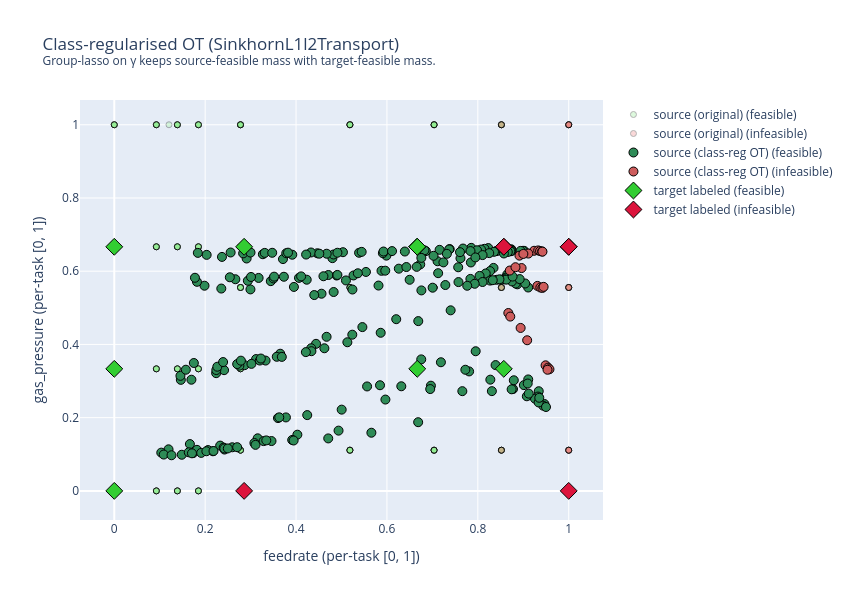

The notebook cell this image was saved under:
### Markdown cell above
---

## Step 6 — Mitigating negative transfer

Vanilla Sinkhorn dropped accuracy because (1) the OT plan is class-blind and (2) barycentric projection
collapses 268 source points onto only 15 target centroids. Two principled fixes:

- **(a) Class-regularised OT — `SinkhornL1l2Transport`.** Adds a group-lasso penalty on γ that
  suppresses couplings crossing the feasibility boundary. Uses `ys` and `yt_labeled` as side info
  (so it's *semi-supervised* rather than fully unsupervised in the labels).
- **(c) `MappingTransport`.** Instead of `Xs_transported = γ @ Xt_lab` (a γ-weighted average), it
  fits a smooth mapping `f: source → target` (Gaussian kernel). The transported source spreads
  across target space rather than collapsing onto centroids, *and* `f` generalises to unseen source
  points — useful when you actually want to deploy the transport later.

### Code cell
# (a) Class-regularised OT — group-lasso penalty on γ that suppresses
# couplings crossing class boundaries. Needs source labels (`ys`) and the
# small target labelled set (`yt_labeled`) so it knows which class each point
# belongs to. `reg_e` is the entropic term; `reg_cl` is the class penalty.
from ot.da import SinkhornL1l2Transport

ot_l1l2 = SinkhornL1l2Transport(reg_e=0.05, reg_cl=1.0, max_iter=20)
ot_l1l2.fit(Xs=Xs, ys=ys, Xt=Xt_lab, yt=yt_labeled)
Xs_l1l2 = ot_l1l2.transform(Xs=Xs)

fig = go.Figure()
for tr in scatter_xy(Xs,      ys,         "source (original)",     "circle",  "lightgreen", "lightcoral", size=6):
    tr.marker.opacity = 0.3
    fig.add_trace(tr)
for tr in scatter_xy(Xs_l1l2, ys,         "source (class-reg OT)", "circle",  "seagreen",   "indianred",  size=9):
    fig.add_trace(tr)
for tr in scatter_xy(Xt_lab,  yt_labeled, "target labeled",        "diamond", "limegreen",  "crimson",    size=13):
    fig.add_trace(tr)

fig.update_layout(
    title="Class-regularised OT (SinkhornL1l2Transport)<br>"
          "<sup>Group-lasso on γ keeps source-feasible mass with target-feasible mass.</sup>",
    xaxis_title=f"{FEATURE_COLS[0]} (per-task [0, 1])",
    yaxis_title=f"{FEATURE_COLS[1]} (per-task [0, 1])",
    width=850, height=600,
)
fig.show()

### Figure 1 — Plotly figure (JSON) as saved in the notebook; plotly's stock layout.template omitted (floating-point values rounded to 4 significant figures; data arrays with more than 128 entries replaced by an {"elided": "..."} marker saying what was removed)
{"data": [{"marker": {"color": "lightgreen", "line": {"color": "black", "width": 1}, "opacity": 0.3, "size": 6, "symbol": "circle"}, "mode": "markers", "name": "source (original) (feasible)", "type": "scatter", "x": {"elided": "245 float values"}, "y": {"elided": "245 float values"}}, {"marker": {"color": "lightcoral", "line": {"color": "black", "width": 1}, "opacity": 0.3, "size": 6, "symbol": "circle"}, "mode": "markers", "name": "source (original) (infeasible)", "type": "scatter", "x": [0.8519, 0.8519, 0.8519, 0.8519, 0.8519, 0.8519, 1.0, 1.0, 1.0, 1.0, 1.0, 1.0, 1.0, 1.0, 1.0, 1.0, 1.0, 1.0, 1.0, 1.0, 1.0, 1.0, 1.0], "y": [0.1111, 0.1111, 0.5556, 0.5556, 1.0, 1.0, 0.1111, 0.1111, 0.1111, 0.1111, 0.1111, 0.1111, 0.5556, 0.5556, 0.5556, 0.5556, 0.5556, 1.0, 1.0, 1.0, 1.0, 1.0, 1.0]}, {"marker": {"color": "seagreen", "line": {"color": "black", "width": 1}, "size": 9, "symbol": "circle"}, "mode": "markers", "name": "source (class-reg OT) (feasible)", "type": "scatter", "x": {"elided": "245 float values"}, "y": {"elided": "245 float values"}}, {"marker": {"color": "indianred", "line": {"color": "black", "width": 1}, "size": 9, "symbol": "circle"}, "mode": "markers", "name": "source (class-reg OT) (infeasible)", "type": "scatter", "x": [0.949, 0.8671, 0.9311, 0.8703, 0.9238, 0.8916, 0.9545, 0.9576, 0.9533, 0.9086, 0.8942, 0.8714, 0.9375, 0.942, 0.9447, 0.8963, 0.8828, 0.9328, 0.9369, 0.9415, 0.9422, 0.9111, 0.9002], "y": [0.3429, 0.4858, 0.5598, 0.6018, 0.6558, 0.6425, 0.3366, 0.3322, 0.3309, 0.4114, 0.445, 0.4761, 0.5554, 0.5543, 0.5572, 0.6086, 0.6109, 0.6568, 0.655, 0.6539, 0.6534, 0.6482, 0.6472]}, {"marker": {"color": "limegreen", "line": {"color": "black", "width": 1}, "size": 13, "symbol": "diamond"}, "mode": "markers", "name": "target labeled (feasible)", "type": "scatter", "x": [0.6667, 0.8571, 1.0, 0.8571, 0.6667, 0.2857, 0.0, 0.6667, 0.6667, 0.0, 0.0], "y": [0.6667, 0.3333, 0.6667, 0.6667, 0.3333, 0.6667, 0.3333, 0.6667, 0.6667, 0.0, 0.6667]}, {"marker": {"color": "crimson", "line": {"color": "black", "width": 1}, "size": 13, "symbol": "diamond"}, "mode": "markers", "name": "target labeled (infeasible)", "type": "scatter", "x": [1.0, 0.8571, 1.0, 0.2857], "y": [0.0, 0.6667, 0.6667, 0.0]}], "layout": {"height": 600, "title": {"text": "Class-regularised OT (SinkhornL1l2Transport)<br><sup>Group-lasso on γ keeps source-feasible mass with target-feasible mass.</sup>"}, "width": 850, "xaxis": {"title": {"text": "feedrate (per-task [0, 1])"}}, "yaxis": {"title": {"text": "gas_pressure (per-task [0, 1])"}}}}
